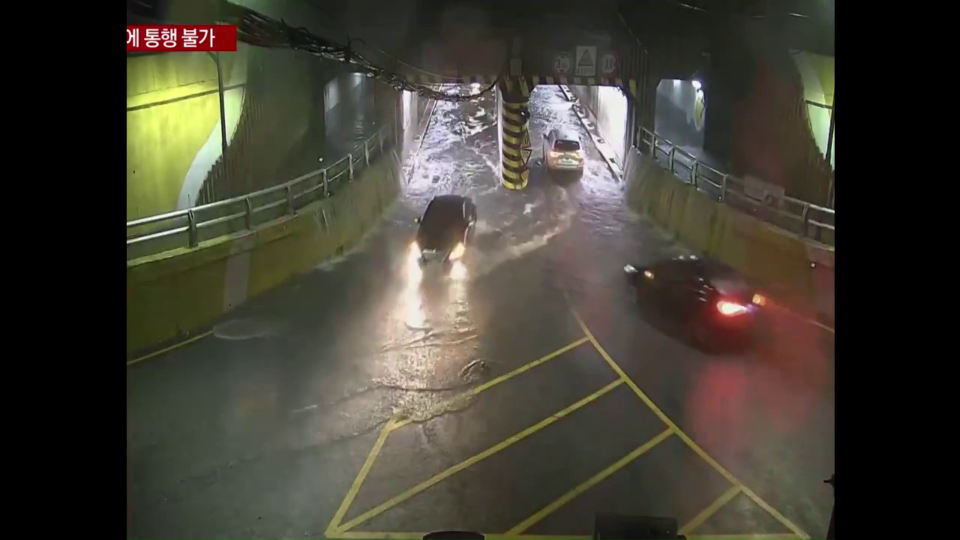
#> input picture frame 2 of data/samples/flood/underpath_flood1.mp4, 1920 x 1080 px (shown at 1/2 size)
$ python extract_flood_frames.py --video data/samples/flood/underpath_flood1.mp4
#> lines starting #> are read from the running program, lines starting #| are printed output that depends on the picture; after the words box and inside, x2 and y2 are one past the last pixel; in counts of white or black regions, pixels touching at a corner belong together
#> in extract_one, frame is the input picture: shape (1080, 1920, 3); mean B, G, R 52.4, 63.1, 66.5
### src/tot_dashboard/common/video_io.py
"""Generic video/image/folder source I/O helpers.

Ported from underpath_flood_dashboard's ``src/video_processor.py`` — only the
source-agnostic probing/sampling functions, none of which are flood-specific.
The ``Pipeline``/``FrameResult`` orchestration classes from that file are
domain-specific and live in ``flood/standalone_pipeline.py`` instead (Phase 2).
"""
from __future__ import annotations

import contextlib
import os
import sys
from dataclasses import dataclass
from pathlib import Path
from typing import Any, Iterator

import cv2
import numpy as np

IMAGE_EXTS = {".jpg", ".jpeg", ".png", ".bmp", ".webp"}
VIDEO_EXTS = {".mp4", ".avi", ".mov", ".mkv", ".m4v"}


# [20 lines left out: function imread_unicode, not called in this run]


def imwrite_unicode(path: str | Path, img) -> bool:
    """``cv2.imwrite`` 의 비ASCII 경로 대응 대체.

    Windows에서 ``cv2.imwrite``는 경로에 비ASCII(한글 등)가 들어가면
    **예외 없이 False만 반환하고 조용히 실패**한다 — 실제로 한글 파일명
    영상("충청북도 옥천군_도로 침수 영상_...")에서 "214장 저장" 로그가
    찍혔는데 실제 저장은 0장이었던 사고가 있었다(``extract_flood_frames.py``
    에서 처음 발견). ``imencode`` + ``tofile``(``np.fromfile``과 대칭되는
    유니코드 경로 API)로 우회한다.

    2026-08-26 — ``extract_flood_frames.py``에 있던 것을 세 번째 사본
    (``extract_traffic_incident_frames.py``)이 생기는 시점에 여기로 옮겼다.
    """
    ok, buf = cv2.imencode(Path(path).suffix or ".jpg", img)
    if not ok:
        return False
    buf.tofile(str(path))
    return True


def ascii_stem(name: str) -> str:
    """파일명을 ASCII로 정규화 — ``imwrite_unicode`` 를 안 쓰는 경로에서도
    저장 파일명 자체는 안전하게 만들어야 할 때 쓴다.

    연속 언더스코어는 하나로 정리한다. 결과가 비면 ``"video"`` 로 대체한다.
    """
    safe = "".join(c if (c.isascii() and (c.isalnum() or c in "-_")) else "_" for c in name)
    safe = "_".join(filter(None, safe.split("_")))
    return safe or "video"


_cv2_imread_patched = False


# [14 lines left out: function patch_cv2_imread_for_unicode_paths, not called in this run]


@dataclass
class VideoInfo:
    fps: float
    frame_count: int
    duration_sec: float
    width: int
    height: int


# [20 lines left out: functions probe_video, read_first_frame, not called in this run]


def list_folder_images(folder: str | Path) -> list[Path]:
    folder = Path(folder)
    return sorted(p for p in folder.iterdir() if p.suffix.lower() in IMAGE_EXTS)


def detect_letterbox(frame: np.ndarray, dark_thresh: int = 18,
                     row_frac: float = 0.98) -> tuple[int, int, int, int]:
    """검은 여백(레터박스/필러박스) 경계 (top, bottom, left, right).

    각 행/열의 ``row_frac`` 이상 픽셀이 ``dark_thresh`` 미만이면 여백으로 본다.
    여백이 없으면 (0, h, 0, w)를 그대로 돌려준다.

    ⚠️ 이 처리는 **학습·추론 양쪽에 반드시 적용**해야 한다. 물 세그멘테이션
    모델은 레터박스 영상을 학습한 적이 없어, 검은 띠를 물로 오인한다(실측:
    기존 Ultralytics 모델 19%, 신규 모델 18.9% 오탐). 여백을 잘라내면 사라진다.
    """
#> called with dark_thresh = 18, row_frac = 0.98
    gray = cv2.cvtColor(frame, cv2.COLOR_BGR2GRAY)
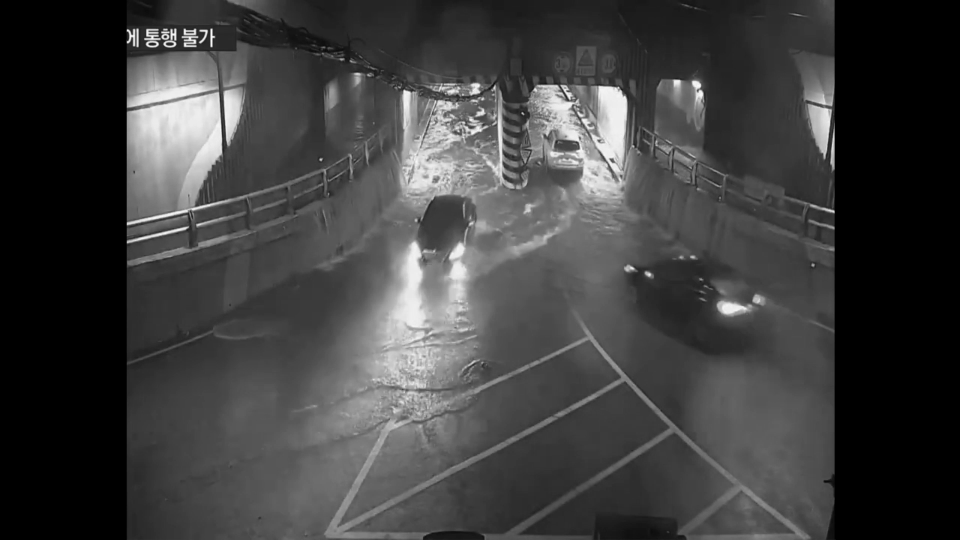
#> gray: shape (1080, 1920) (shown at 1/2 size); min 0, max 253, mean 62.9
    h, w = gray.shape
#> h = 1080; w = 1920
    dark = gray < dark_thresh
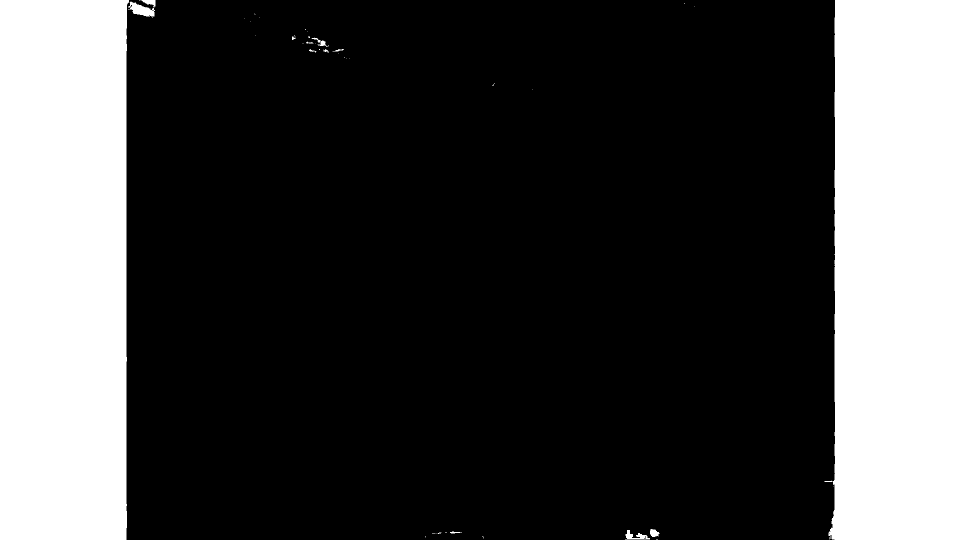
#> dark: shape (1080, 1920) bool (shown at 1/2 size); 26.4% white; 46 white regions (34 under 20 px), largest, box (x1, y1, x2, y2) and area: (0, 0, 259, 1080) 273393, (1649, 0, 1920, 1080) 271058, (256, 0, 311, 33) 1106
    row_dark = dark.mean(axis=1) >= row_frac
    col_dark = dark.mean(axis=0) >= row_frac

    top = 0
    while top < h and row_dark[top]:
        top += 1
#> this loop made 0 passes
#> after the loop, top = 0
    bottom = h
#> bottom = 1080
    while bottom > top and row_dark[bottom - 1]:
        bottom -= 1
#> after the loop, bottom = 1080
    left = 0
    while left < w and col_dark[left]:
        left += 1
#> after the loop, left = 253
    right = w
#> right = 1920
    while right > left and col_dark[right - 1]:
        right -= 1
#> this loop made 250 passes
#> right on passes 1 to 3: 1919, 1918, 1917
#> after the loop, right = 1670

    # 이상치 방어: 잘라낸 결과가 원본의 절반 미만이면 크롭하지 않음
    if (bottom - top) < h * 0.5 or (right - left) < w * 0.5:
        return 0, h, 0, w
    return top, bottom, left, right


# [119 lines left out: functions crop_letterbox, iter_source, get_preview_frame, source_name, suppress_native_stderr, open_h264_video_writer, not called in this run]

### scripts/extract_flood_frames.py
"""침수 영상에서 라벨링용 프레임을 추출한다 (방안 B - 자체 학습 데이터 구축).

확보한 침수 영상(자체 녹화분, 과거 사고 영상, 지자체 제공 자료 등)에서 일정
간격으로 프레임을 뽑아 ``scripts/label_flood_water.py``의 입력으로 넘긴다.

**레터박스 자동 제거**: 검증 중 발견한 것처럼, 좌우/상하에 검은 여백이 있는
영상을 그대로 학습에 쓰면 모델이 검은 띠를 물로 오인한다
(docs/yolo_license_alternatives.md 2-B절 "발견한 버그"). 기본적으로 여백을
잘라내며, ``--no-crop``으로 끌 수 있다.

출력: data/datasets/flood_water_own/raw/<set_name>/<영상명>_<프레임번호>.jpg

Usage:
    python scripts/extract_flood_frames.py --video data/samples/flood/underpath_flood1.mp4
    python scripts/extract_flood_frames.py --video <경로> --every 15 --set-name busan_2026rain
    python scripts/extract_flood_frames.py --dir <영상폴더> --every 30
"""
from __future__ import annotations

import argparse
from pathlib import Path

import cv2
import numpy as np

from tot_dashboard.common.config import PROJECT_ROOT
from tot_dashboard.common.video_io import (VIDEO_EXTS, ascii_stem,
                                           detect_letterbox, imwrite_unicode)

OUT_ROOT = PROJECT_ROOT / "data" / "datasets" / "flood_water_own" / "raw"

# ascii_stem/imwrite_unicode는 세 번째 사본(extract_traffic_incident_frames.py)이
# 생기며 common/video_io.py로 옮겼다(2026-08-26). detect_letterbox도 같은
# 이유로 이미 그쪽에 있다.


def extract_one(video: Path, out_dir: Path, every: int, crop: bool) -> int:
    cap = cv2.VideoCapture(str(video))
    if not cap.isOpened():
        print(f"[extract_flood_frames] 열 수 없음: {video}")
        return 0
    box = None
    saved = idx = 0
    while True:
        ok, frame = cap.read()
        if not ok:
            break
        if idx % every == 0:
            if crop:
                if box is None:
                    box = detect_letterbox(frame)
#> box = (0, 1080, 253, 1670)
                    t, b, l, r = box
#> t = 0; b = 1080; l = 253; r = 1670
                    if (t, b, l, r) != (0, frame.shape[0], 0, frame.shape[1]):
                        print(f"[extract_flood_frames]   레터박스 감지 -> crop "
                              f"top={t} bottom={frame.shape[0] - b} "
                              f"left={l} right={frame.shape[1] - r}")
#| [extract_flood_frames]   레터박스 감지 -> crop top=0 bottom=0 left=253 right=250
                t, b, l, r = box
                frame = frame[t:b, l:r]
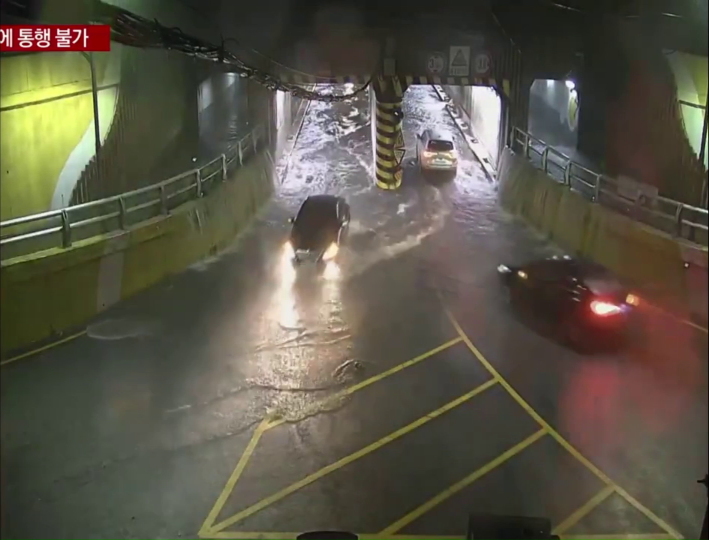
#> frame: shape (1080, 1417, 3) (shown at 1/2 size); mean B, G, R 71, 85.5, 90.1
            out_path = out_dir / f"{ascii_stem(video.stem)}_{idx:06d}.jpg"
            if imwrite_unicode(out_path, frame):
                saved += 1
            elif saved == 0 and idx == 0:
                print(f"[extract_flood_frames]   저장 실패: {out_path}")
        idx += 1
    cap.release()
    print(f"[extract_flood_frames] {video.name}: {idx}프레임 중 {saved}장 저장")
    return saved


def main() -> None:
    ap = argparse.ArgumentParser(description=__doc__,
                                 formatter_class=argparse.RawDescriptionHelpFormatter)
    ap.add_argument("--video", default=None, help="영상 파일 1개")
    ap.add_argument("--dir", default=None, help="영상이 들어있는 폴더(하위 전체)")
    ap.add_argument("--every", type=int, default=10,
                    help="N프레임마다 1장 추출 (기본 10). 정적인 장면이면 값을 키우세요")
    ap.add_argument("--set-name", default=None, help="출력 세트 이름 (기본: video/dir 이름)")
    ap.add_argument("--no-crop", action="store_true", help="레터박스 자동 제거 끄기")
    args = ap.parse_args()

    if args.video:
        videos = [Path(args.video)]
        default_set = Path(args.video).stem
    elif args.dir:
        d = Path(args.dir)
        videos = sorted(p for p in d.rglob("*") if p.suffix.lower() in VIDEO_EXTS)
        default_set = d.name
        if not videos:
            raise SystemExit(f"영상이 없습니다: {d}")
    else:
        raise SystemExit("--video 또는 --dir 중 하나가 필요합니다")

    out_dir = OUT_ROOT / (args.set_name or default_set)
    out_dir.mkdir(parents=True, exist_ok=True)

    total = sum(extract_one(v, out_dir, max(1, args.every), not args.no_crop) for v in videos)
    print(f"\n[extract_flood_frames] 총 {total}장 -> {out_dir}")
    print(f"[extract_flood_frames] 다음: python scripts/label_flood_water.py --folder {out_dir}")


if __name__ == "__main__":
    main()

$ run again, starting later in the video
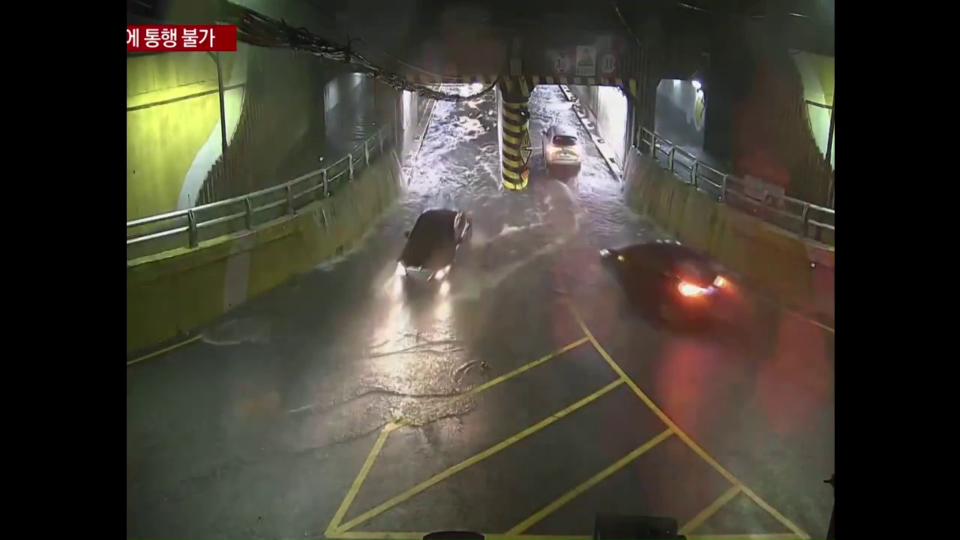
#> input picture frame 11 of data/samples/flood/underpath_flood1.mp4, 1920 x 1080 px (shown at 1/2 size)
#> in extract_one, frame is the input picture: shape (1080, 1920, 3); mean B, G, R 52.5, 63.2, 67.4
#> in detect_letterbox, `gray = cv2.cvtColor(frame, cv2.COLOR_BGR2GRAY)`:
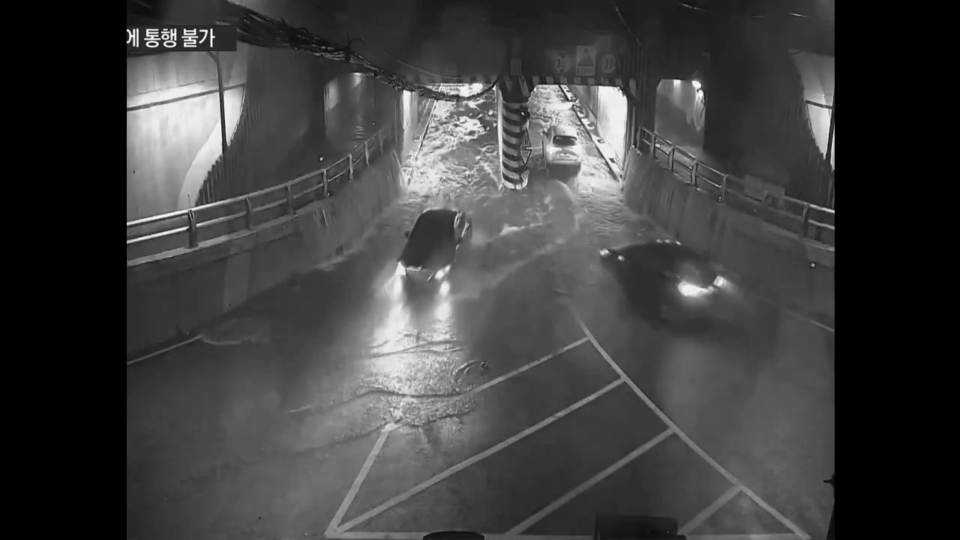
#> gray: shape (1080, 1920) (shown at 1/2 size); min 0, max 252, mean 63.2
#> dark: shape (1080, 1920) bool; 26.3% white; 50 white regions (38 under 20 px), largest, box (x1, y1, x2, y2) and area: (0, 0, 257, 1080) 273355, (1657, 0, 1920, 1080) 271016, (256, 0, 311, 33) 1081
#> after the loop in detect_letterbox, `while top < h and row_dark[top]:`: top = 0
#> after the loop in detect_letterbox, `while bottom > top and row_dark[bottom - 1]:`: bottom = 1080
#> after the loop in detect_letterbox, `while left < w and col_dark[left]:`: left = 253
#> the loop in detect_letterbox, `while right > left and col_dark[right - 1]:` made 250 passes
#> right on passes 1 to 3: 1919, 1918, 1917
#> after the loop in detect_letterbox, `while right > left and col_dark[right - 1]:`: right = 1670
#> box = (0, 1080, 253, 1670)
#> t = 0; b = 1080; l = 253; r = 1670
#| [extract_flood_frames]   레터박스 감지 -> crop top=0 bottom=0 left=253 right=250
#> in extract_one, `frame = frame[t:b, l:r]`:
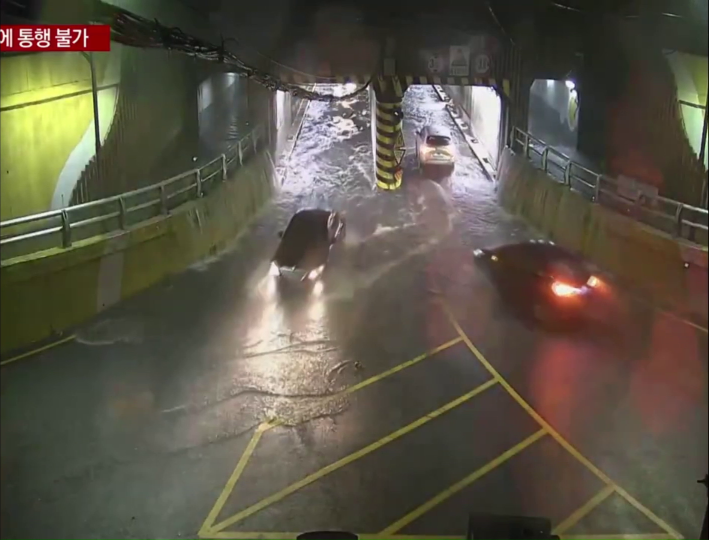
#> frame: shape (1080, 1417, 3) (shown at 1/2 size); mean B, G, R 71.2, 85.6, 91.4

$ run again, starting later in the video
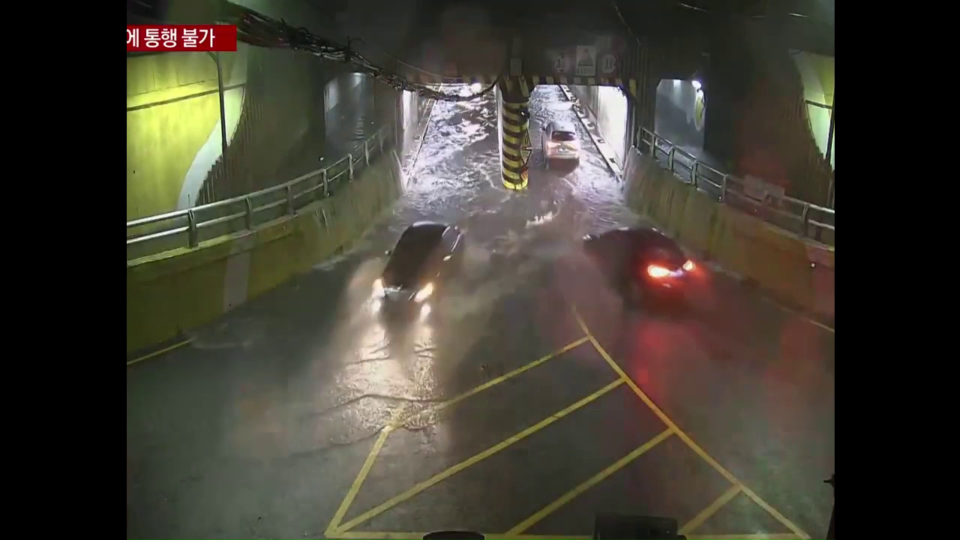
#> input picture frame 20 of data/samples/flood/underpath_flood1.mp4, 1920 x 1080 px (shown at 1/2 size)
#> in extract_one, frame is the input picture: shape (1080, 1920, 3); mean B, G, R 51.9, 62.5, 66.5
#> in detect_letterbox, `gray = cv2.cvtColor(frame, cv2.COLOR_BGR2GRAY)`:
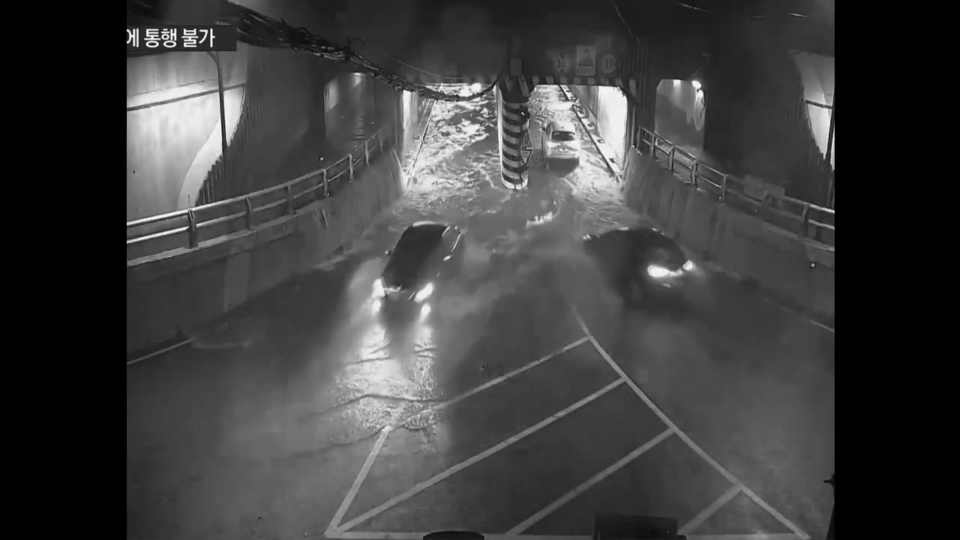
#> gray: shape (1080, 1920) (shown at 1/2 size); min 0, max 252, mean 62.5
#> dark: shape (1080, 1920) bool; 26.4% white; 49 white regions (36 under 20 px), largest, box (x1, y1, x2, y2) and area: (0, 0, 257, 1080) 273397, (1657, 0, 1920, 1080) 271039, (256, 0, 311, 33) 1087
#> after the loop in detect_letterbox, `while top < h and row_dark[top]:`: top = 0
#> after the loop in detect_letterbox, `while bottom > top and row_dark[bottom - 1]:`: bottom = 1080
#> after the loop in detect_letterbox, `while left < w and col_dark[left]:`: left = 253
#> the loop in detect_letterbox, `while right > left and col_dark[right - 1]:` made 250 passes
#> right on passes 1 to 3: 1919, 1918, 1917
#> after the loop in detect_letterbox, `while right > left and col_dark[right - 1]:`: right = 1670
#> box = (0, 1080, 253, 1670)
#> t = 0; b = 1080; l = 253; r = 1670
#| [extract_flood_frames]   레터박스 감지 -> crop top=0 bottom=0 left=253 right=250
#> in extract_one, `frame = frame[t:b, l:r]`:
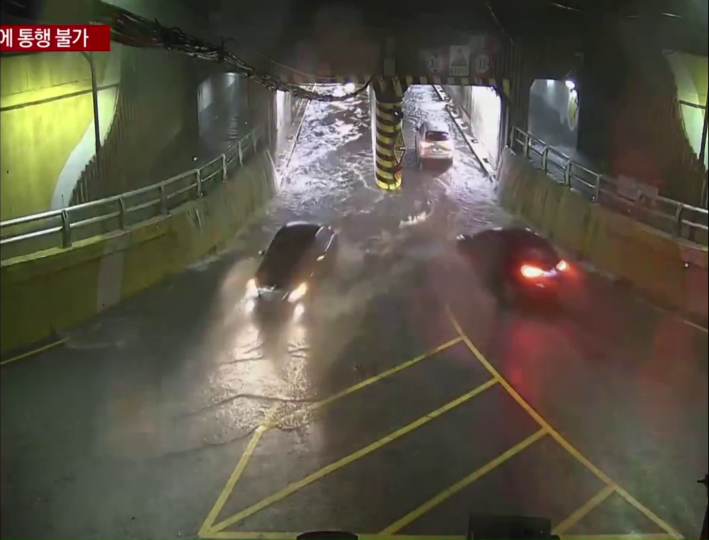
#> frame: shape (1080, 1417, 3) (shown at 1/2 size); mean B, G, R 70.3, 84.7, 90.1
